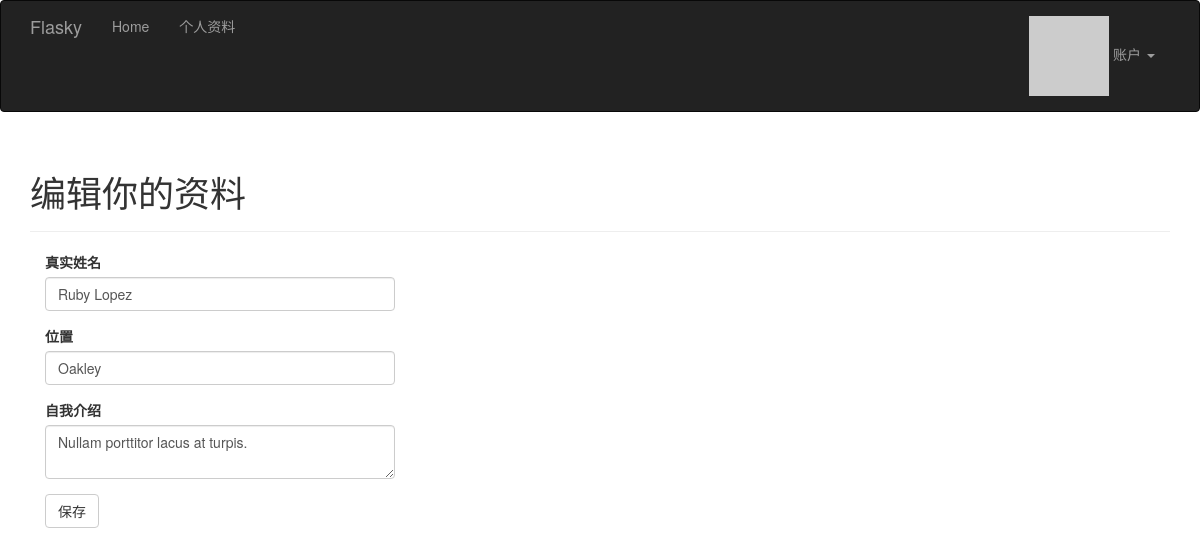
/edit-profile (signed in), run on the app's committed database.
### app/models.py (models this page shows, shortened)
class User(UserMixin, db.Model):
	__tablename__ = 'users'
	id = db.Column(db.Integer, primary_key=True)
	username = db.Column(db.String(64), unique=True, index=True)
	role_id = db.Column(db.Integer, db.ForeignKey('roles.id'))
	password_hash = db.Column(db.String(128))
	email = db.Column(db.String(64), unique=True, index=True)
	confirmed = db.Column(db.Boolean, default=False)
	name = db.Column(db.String(64))
	location = db.Column(db.String(64))
	about_me = db.Column(db.Text())
	member_since = db.Column(db.DateTime(), default=datetime.utcnow)
	last_seen = db.Column(db.DateTime(), default=datetime.utcnow)
	avatar_hash = db.Column(db.String(32))
	posts = db.relationship('Post', backref='author', lazy='dynamic')
	followed = db.relationship('Follow',
								foreign_keys=[Follow.follower_id],
								backref=db.backref('follower', lazy='joined'),
								lazy='dynamic',
								cascade='all, delete-orphan')
	followers = db.relationship('Follow',
								foreign_keys=[Follow.followed_id],
								backref=db.backref('followed',lazy='joined'),
								lazy='dynamic',
								cascade='all, delete-orphan')
	comments = db.relationship('Comment', backref='author', lazy='dynamic')
	def can(self, perm):
		return self.role is not None and self.role.has_permission(perm)
	@property
	def password(self):
		raise AttributeError('password is not a readable attribute')
	def ping(self):
		self.last_seen = datetime.utcnow()
		db.session.add(self)
	def gravatar(self, size=100, default='identicon', rating='g'):
		url = 'https://secure.gravatar.com/avatar'
		hash = self.avatar_hash or self.gravatar_hash()
		return '{url}/{hash}?s={size}&d={default}&r={rating}'.format(url=url, hash=hash, size=size, default=default, rating=rating)

### app/main/views.py (the view, shortened to what this page needs)
@main.route('/edit-profile', methods=['GET', 'POST'])
@login_required
def edit_profile():
	form = EditProfileForm()
	form.name.data = current_user.name
	form.location.data = current_user.location
	form.about_me.data = current_user.about_me
	return render_template('edit_profile.html', form=form)

### app/main/forms.py
class EditProfileForm(FlaskForm):
	name = StringField('真实姓名', validators=[Length(0, 64)])
	location = StringField('位置', validators=[Length(0, 64)])
	about_me = TextAreaField('自我介绍')
	submit = SubmitField('保存')

### app/auth/views.py (called while the page is built)
@auth.before_app_request
def before_request():
	if current_user.is_authenticated:
		current_user.ping()
		if not current_user.confirmed \
				and request.endpoint \
				and request.blueprint != 'auth' \
				and request.endpoint != 'static':
			return redirect(url_for('auth.unconfirmed'))

### app/main/__init__.py (called while the page is built)
@main.app_context_processor
def inject_permission():
	return dict(Permission=Permission)

### app/models.py (called while the page is built)
@login_manager.user_loader
def load_user(user_id):
	return User.query.get(int(user_id))

	def has_permission(self, perm):
		return self.permissions & perm == perm

### app/templates/edit_profile.html (shortened to what this page needs)
{% extends 'base.html' %}
{% import 'bootstrap/wtf.html' as wtf %}
{% block page_content %}
    <div class="page-header">
        <h1>编辑你的资料</h1>
    </div>
    <div class="col-md-4">
        {{ wtf.quick_form(form) }}
    </div>
{% endblock %}

### data on the page
User: name "Ruby Lopez", location "Oakley", about_me "Nullam porttitor lacus at turpis."
